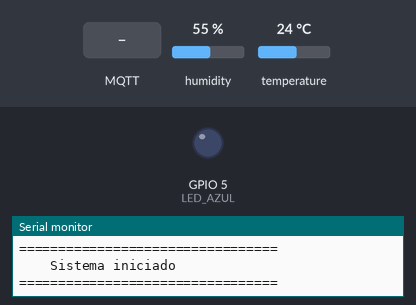
Bench run of a sketch on a simulated ESP32. Shown: output pins drawn as LEDs (lit = HIGH), the last lines printed to the serial monitor. The inputs (shaded band) are chosen by the test bench; at power-on: humidity 55 %, temperature 24 °C. WiFi joins after 1.5 s; servers stay silent unless stated; no MQTT or app messages arrive unless stated.

Above: at 3.7 s.
3.8 s: MQTT message "ON" arrives on the first subscribed topic
At 5.4 s:
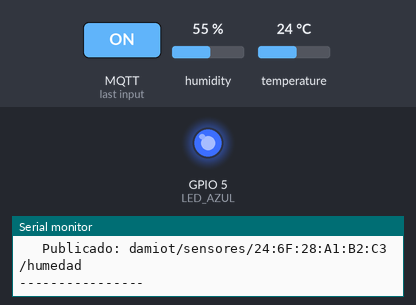
8.1 s: MQTT message "OFF" arrives on the first subscribed topic
At 8.7 s:
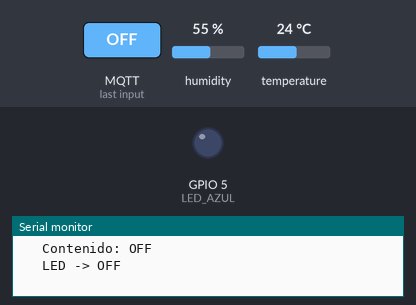
Timing chart, 0 to 11.1 s (numbered marks = the images above; inputs shaded):
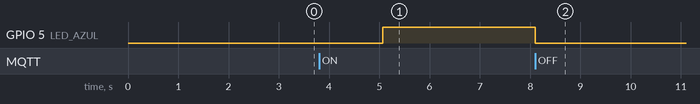

The sketch:

damiot-esp32.ino
```cpp
/**
 * DAMIOT - Sistema IoT Multiplataforma
 * Firmware ESP32 con DHT11 y control LED via MQTT
 *
 * Este es el firmware principal del ESP32-Salón, que forma parte
 * del proyecto DAMIOT (Desarrollo de Aplicaciones Multiplataforma IoT).
 *
 * Funcionalidades:
 *   - Lectura de temperatura y humedad (sensor DHT11)
 *   - Control remoto de LED azul via MQTT
 *   - Heartbeat con IP dinámica para monitoreo
 *   - Last Will & Testament (LWT) para detección de desconexión
 *   - Reconexión automática WiFi y MQTT
 *   - Topics MQTT con identificador MAC (soporte multi-dispositivo)
 *
 * Hardware:
 *   - ESP32 DevKitC WROOM-32D
 *   - DHT11 en GPIO4 (temperatura y humedad)
 *   - LED Azul en GPIO5
 *   - MAC: 7C:9E:BD:F1:DA:E4
 *
 * Comunicación:
 *   - WiFi: Red DAMIOT (192.168.8.x)
 *   - MQTT: Broker Mosquitto en 192.168.8.136:1883
 *   - Topics en español con MAC para identificación única
 *
 * Estructura de Topics MQTT:
 *   - Sensores: damiot/sensores/{MAC}/temperatura
 *   - Actuadores: damiot/actuadores/{MAC}/led_azul
 *   - Heartbeat: damiot/heartbeat/{MAC}
 *
 * Tiempos (sincronizados con backend):
 *   - Lectura sensores: cada 5 segundos
 *   - Heartbeat: cada 10 segundos
 *   - Backend verifica: cada 15 segundos
 *   - Umbral offline: 30 segundos sin heartbeat
 *
 * Optimizaciones v2.1:
 *   - Buffers estáticos para topics (sin String concatenation)
 *   - Eliminada fragmentación de heap
 *   - Memoria predecible y estable
 *
 * @author Emilio José Salmerón Arjona
 * @version 2.1
 *
 * IES Azarquiel - Toledo
 * CFGS Desarrollo de Aplicaciones Multiplataforma
 * Curso 2025/2026
 */

#include <WiFi.h>
#include <PubSubClient.h>
#include <DHT.h>
#include "config.h"

// ===== CLIENTES DE COMUNICACIÓN =====
WiFiClient wifiClient;          // Cliente WiFi para conexión de red
PubSubClient mqttClient(wifiClient);  // Cliente MQTT sobre WiFi

// ===== SENSOR DHT11 =====
DHT dht(DHTPIN, DHTTYPE);       // Sensor de temperatura y humedad

// ===== VARIABLES DE TIEMPO =====
// Usamos millis() para temporización no bloqueante
unsigned long ultimaLectura = 0;      // Última lectura de sensores
unsigned long ultimoHeartbeat = 0;    // Último heartbeat enviado

// ===== VARIABLES DE SENSORES =====
float temperatura = 0.0;        // Última temperatura leída
float humedad = 0.0;            // Última humedad leída

// ===== BUFFERS ESTÁTICOS PARA TOPICS MQTT =====
// Pre-construidos en setup() para evitar fragmentación del heap
char macAddress[18];                    // "AA:BB:CC:DD:EE:FF\0"
char topicHeartbeat[50];                // "damiot/heartbeat/{MAC}\0"
char topicLED[60];                      // "damiot/actuadores/{MAC}/led_azul\0"
char topicLEDEstado[70];                // "damiot/actuadores/{MAC}/led_azul/estado\0"
char topicTemperatura[60];              // "damiot/sensores/{MAC}/temperatura\0"
char topicHumedad[60];                  // "damiot/sensores/{MAC}/humedad\0"

// ===== BUFFERS AUXILIARES =====
char ipBuffer[16];                      // Buffer para IP como string
char valueBuffer[8];                    // Buffer para valores de sensores
char messageBuffer[32];                 // Buffer para mensajes recibidos


/**
 * Configuración inicial del sistema
 * Se ejecuta una sola vez al encender o reiniciar el ESP32
 */
void setup() {
  // Inicializar comunicación serie para debugging
  Serial.begin(115200);
  delay(1000);

  // Mostrar banner de inicio
  Serial.println("\n\n=================================");
  Serial.println("    DAMIOT - Sistema IoT v2.1");
  Serial.println("    ESP32-Salón");
  Serial.println("    IES Azarquiel - Toledo");
  Serial.println("=================================\n");

  // Configurar LED como salida y apagarlo
  pinMode(LED_AZUL, OUTPUT);
  digitalWrite(LED_AZUL, LOW);
  Serial.println("[OK] LED azul configurado (GPIO5)");

  // Inicializar sensor DHT11
  dht.begin();
  Serial.println("[OK] Sensor DHT11 inicializado (GPIO4)");

  // Conectar a red WiFi
  conectarWiFi();

  // Obtener y guardar dirección MAC en buffer estático
  String macStr = WiFi.macAddress();
  macStr.toCharArray(macAddress, sizeof(macAddress));
  Serial.print("[INFO] MAC del dispositivo: ");
  Serial.println(macAddress);

  // Construir topics MQTT una sola vez usando la MAC
  // Esto evita crear Strings en el heap durante la ejecución
  snprintf(topicHeartbeat, sizeof(topicHeartbeat), "damiot/heartbeat/%s", macAddress);
  snprintf(topicLED, sizeof(topicLED), "damiot/actuadores/%s/%s", macAddress, ACTUADOR_LED_AZUL);
  snprintf(topicLEDEstado, sizeof(topicLEDEstado), "damiot/actuadores/%s/%s/estado", macAddress, ACTUADOR_LED_AZUL);
  snprintf(topicTemperatura, sizeof(topicTemperatura), "damiot/sensores/%s/%s", macAddress, SENSOR_TEMPERATURA);
  snprintf(topicHumedad, sizeof(topicHumedad), "damiot/sensores/%s/%s", macAddress, SENSOR_HUMEDAD);

  Serial.println("[INFO] Topics MQTT construidos:");
  Serial.print("  Heartbeat: ");
  Serial.println(topicHeartbeat);
  Serial.print("  LED: ");
  Serial.println(topicLED);
  Serial.print("  Temperatura: ");
  Serial.println(topicTemperatura);
  Serial.print("  Humedad: ");
  Serial.println(topicHumedad);

  // Configurar cliente MQTT
  mqttClient.setServer(MQTT_SERVER, MQTT_PORT);
  mqttClient.setKeepAlive(MQTT_KEEP_ALIVE);  // Keep-alive de 10 segundos
  mqttClient.setCallback(callbackMQTT);

  Serial.println("\n=================================");
  Serial.println("    Sistema iniciado");
  Serial.println("=================================\n");
}


/**
 * Bucle principal del programa
 * Se ejecuta continuamente mientras el ESP32 esté encendido
 */
void loop() {
  // Verificar conexión WiFi
  if (WiFi.status() != WL_CONNECTED) {
    Serial.println("[!] WiFi desconectado. Reconectando...");
    conectarWiFi();
  }

  // Verificar conexión MQTT
  if (!mqttClient.connected()) {
    reconectarMQTT();
  }

  // Procesar mensajes MQTT entrantes
  mqttClient.loop();

  // Leer sensores cada INTERVALO_LECTURA (5 segundos)
  unsigned long tiempoActual = millis();
  if (tiempoActual - ultimaLectura >= INTERVALO_LECTURA) {
    leerYPublicarSensor();
    ultimaLectura = tiempoActual;
  }

  // Enviar heartbeat cada INTERVALO_HEARTBEAT (10 segundos)
  if (tiempoActual - ultimoHeartbeat >= INTERVALO_HEARTBEAT) {
    enviarHeartbeat();
    ultimoHeartbeat = tiempoActual;
  }
}


/**
 * Conecta el ESP32 a la red WiFi configurada
 *
 * Usa millis() para timeout no bloqueante.
 * Si falla después de 10 segundos, reinicia el ESP32.
 */
void conectarWiFi() {
  Serial.print("Conectando a WiFi: ");
  Serial.print(WIFI_SSID);
  Serial.print(" ");

  WiFi.begin(WIFI_SSID, WIFI_PASSWORD);

  // Esperar conexión con timeout no bloqueante
  unsigned long inicio = millis();
  while (WiFi.status() != WL_CONNECTED && (millis() - inicio) < 10000) {
    delay(500);
    Serial.print(".");
  }

  if (WiFi.status() == WL_CONNECTED) {
    Serial.println("\n[OK] WiFi conectado!");
    Serial.print("     IP: ");
    Serial.println(WiFi.localIP());
    Serial.print("     MAC: ");
    Serial.println(macAddress);
  } else {
    Serial.println("\n[ERROR] No se pudo conectar a WiFi");
    Serial.println("        Reiniciando en 5 segundos...");
    delay(5000);
    ESP.restart();
  }
}


/**
 * Reconecta al broker MQTT con Last Will & Testament (LWT)
 *
 * LWT: Si el ESP32 se desconecta abruptamente (corte de energía,
 * crash, etc.), el broker publicará automáticamente "offline"
 * en el topic de heartbeat, notificando al backend inmediatamente.
 *
 * Se suscribe al topic de actuadores con la MAC del dispositivo.
 */
void reconectarMQTT() {
  // Intentar reconectar sin bloquear indefinidamente
  static unsigned long ultimoIntento = 0;
  unsigned long tiempoActual = millis();

  if (tiempoActual - ultimoIntento < INTERVALO_RECONEXION) {
    return;  // No reintentar aún
  }

  ultimoIntento = tiempoActual;

  if (!mqttClient.connected()) {
    Serial.print("Conectando a MQTT: ");
    Serial.print(MQTT_SERVER);
    Serial.print(":");
    Serial.println(MQTT_PORT);

    // Mensaje LWT que se publicará si hay desconexión abrupta
    const char* lwtMessage = "offline";

    // Conectar con LWT configurado
    // Parámetros: clientId, willTopic, willQoS, willRetain, willMessage
    if (mqttClient.connect(MQTT_CLIENT_ID,
                          topicHeartbeat,   // Usa buffer estático
                          0,                // QoS 0 para LWT
                          true,             // Retain = true
                          lwtMessage)) {

      Serial.println("[OK] MQTT conectado con LWT!");
      Serial.print("     Client ID: ");
      Serial.println(MQTT_CLIENT_ID);
      Serial.print("     LWT topic: ");
      Serial.println(topicHeartbeat);

      // Suscribirse al topic del LED con QoS 1
      // QoS 1 garantiza entrega de comandos (idempotente)
      mqttClient.subscribe(topicLED, 1);
      Serial.print("     Suscrito a: ");
      Serial.println(topicLED);

      // Publicar estado ONLINE
      mqttClient.publish(TOPIC_STATUS, "ONLINE");

      // Enviar heartbeat inicial
      enviarHeartbeat();

    } else {
      Serial.print("[ERROR] Falló conexión MQTT, código: ");
      Serial.println(mqttClient.state());
      Serial.println("        Reintentando en 5 segundos...");
    }
  }
}


/**
 * Callback para mensajes MQTT entrantes
 *
 * Se ejecuta automáticamente cuando llega un mensaje
 * a un topic al que estamos suscritos.
 *
 * Valida que el mensaje sea para este dispositivo (verificando MAC en topic).
 *
 * @param topic Topic del mensaje recibido
 * @param payload Contenido del mensaje (bytes)
 * @param length Longitud del payload
 */
void callbackMQTT(char* topic, byte* payload, unsigned int length) {
  Serial.print("\n>> Mensaje en: ");
  Serial.println(topic);

  // Copiar payload a buffer (evita String)
  if (length >= sizeof(messageBuffer)) {
    length = sizeof(messageBuffer) - 1;  // Prevenir overflow
  }
  memcpy(messageBuffer, payload, length);
  messageBuffer[length] = '\0';  // Null terminator

  Serial.print("   Contenido: ");
  Serial.println(messageBuffer);

  // Verificar que el mensaje es para este dispositivo
  // Comparamos directamente con el buffer estático
  if (strcmp(topic, topicLED) == 0) {

    // Procesar comandos del LED
    if (strcmp(messageBuffer, "ON") == 0 || strcmp(messageBuffer, "1") == 0) {
      digitalWrite(LED_AZUL, HIGH);
      Serial.println("   LED -> ON");

      // Confirmar cambio al backend
      mqttClient.publish(topicLEDEstado, "ON");

    } else if (strcmp(messageBuffer, "OFF") == 0 || strcmp(messageBuffer, "0") == 0) {
      digitalWrite(LED_AZUL, LOW);
      Serial.println("   LED -> OFF");

      // Confirmar cambio al backend
      mqttClient.publish(topicLEDEstado, "OFF");
    }
  } else {
    Serial.println("   [!] Mensaje ignorado (no es para este dispositivo)");
  }
}


/**
 * Envía heartbeat con la IP actual del dispositivo
 *
 * El heartbeat indica al backend que el dispositivo está vivo.
 * Incluye la IP actual para que el backend la tenga actualizada
 * (útil en redes con DHCP donde la IP puede cambiar).
 *
 * Topic: damiot/heartbeat/{MAC}
 * Payload: IP actual (ej: "192.168.8.130")
 */
void enviarHeartbeat() {
  // Convertir IP a string usando buffer estático
  IPAddress ip = WiFi.localIP();
  snprintf(ipBuffer, sizeof(ipBuffer), "%d.%d.%d.%d", ip[0], ip[1], ip[2], ip[3]);

  // Publicar heartbeat usando buffers estáticos (QoS 0, no crítico)
  if (mqttClient.publish(topicHeartbeat, ipBuffer)) {
    Serial.print("[HB] ");
    Serial.print(topicHeartbeat);
    Serial.print(" -> ");
    Serial.println(ipBuffer);
  } else {
    Serial.println("[ERROR] Heartbeat fallido");
  }
}


/**
 * Lee los sensores y publica los datos via MQTT
 *
 * Lee temperatura y humedad del DHT11 y los publica
 * en sus respectivos topics MQTT con la MAC del dispositivo.
 *
 * Topics:
 *   - damiot/sensores/{MAC}/temperatura
 *   - damiot/sensores/{MAC}/humedad
 *
 * QoS 0: Telemetría frecuente, no crítico si se pierde un dato
 */
void leerYPublicarSensor() {
  // Leer sensor DHT11
  humedad = dht.readHumidity();
  temperatura = dht.readTemperature();

  // Verificar lecturas válidas
  if (isnan(humedad) || isnan(temperatura)) {
    Serial.println("[ERROR] Lectura DHT11 fallida");
    return;
  }

  // Mostrar en consola
  Serial.println("\n--- Sensores ---");
  Serial.print("Temperatura: ");
  Serial.print(temperatura);
  Serial.println(" °C");
  Serial.print("Humedad: ");
  Serial.print(humedad);
  Serial.println(" %");

  // Publicar temperatura usando buffer estático
  dtostrf(temperatura, 1, 2, valueBuffer);
  if (mqttClient.publish(topicTemperatura, valueBuffer)) {
    Serial.print("   Publicado: ");
    Serial.println(topicTemperatura);
  }

  // Publicar humedad usando buffer estático
  dtostrf(humedad, 1, 2, valueBuffer);
  if (mqttClient.publish(topicHumedad, valueBuffer)) {
    Serial.print("   Publicado: ");
    Serial.println(topicHumedad);
  }

  Serial.println("----------------\n");
}
```

config.h
```cpp
/**
 * Archivo de configuración - DAMIOT ESP32
 *
 * Centraliza todas las constantes y configuraciones del ESP32.
 *
 * @author Emilio José Salmerón Arjona
 * @version 2.0
 *
 * IES Azarquiel - Toledo
 * CFGS Desarrollo de Aplicaciones Multiplataforma
 * Curso 2025/2026
 */

#ifndef CONFIG_H
#define CONFIG_H

// ===== CONFIGURACIÓN WIFI =====
// Red IoT dedicada al proyecto (Router GLi.Net Mango)
const char* WIFI_SSID = "DAMIOT";
const char* WIFI_PASSWORD = "12345678";

// ===== CONFIGURACIÓN MQTT =====
// Broker Mosquitto ejecutándose en el PC del backend
const char* MQTT_SERVER = "192.168.8.136";
const int MQTT_PORT = 1883;
const char* MQTT_CLIENT_ID = "ESP32-Salon";

// ===== TOPICS MQTT BASE (en español) =====
// NOTA: Los topics reales incluirán la MAC del dispositivo dinámicamente
// Formato: damiot/{categoria}/{MAC}/{sensor/actuador}
// Ejemplo: damiot/sensores/7C:9E:BD:F1:DA:E4/temperatura

// Bases de topics para sensores
const char* TOPIC_BASE_SENSORES = "damiot/sensores/";
const char* SENSOR_TEMPERATURA = "temperatura";
const char* SENSOR_HUMEDAD = "humedad";

// Bases de topics para actuadores
const char* TOPIC_BASE_ACTUADORES = "damiot/actuadores/";
const char* ACTUADOR_LED_AZUL = "led_azul";

// Sufijo para confirmación de estado
const char* SUFIJO_ESTADO = "/estado";

// Topic de estado general del dispositivo
const char* TOPIC_STATUS = "damiot/dispositivo/estado";

// ===== CONFIGURACIÓN SENSORES =====
// DHT11: Sensor de temperatura y humedad
#define DHTPIN 4        // GPIO4 - Conexión al pin DATA del DHT11
#define DHTTYPE DHT11   // Tipo de sensor (DHT11, no DHT22)

// ===== CONFIGURACIÓN ACTUADORES =====
// LED azul para pruebas de control remoto
#define LED_AZUL 5      // GPIO5 - LED azul

// ===== INTERVALOS DE TIEMPO (milisegundos) =====
// Valores optimizados para demo (detección rápida de desconexión)
// - Keep-alive MQTT: 10 segundos
// - Timeout broker: ~15 segundos (1.5x keep-alive)
// - Backend verifica inactividad cada 15 segundos
// - Backend marca offline después de 30 segundos sin heartbeat
const unsigned long INTERVALO_LECTURA = 5000;      // Leer sensor cada 5 segundos
const unsigned long INTERVALO_HEARTBEAT = 10000;   // Heartbeat cada 10 segundos
const unsigned long INTERVALO_RECONEXION = 5000;   // Reintentar conexión cada 5 segundos

// ===== CONFIGURACIÓN MQTT AVANZADA =====
// Keep-alive en segundos (PubSubClient)
// El broker declara al cliente muerto tras 1.5x este valor sin respuesta
const int MQTT_KEEP_ALIVE = 10;  // 10 segundos -> timeout ~15s

#endif
```

Measured:
- after the input at 3.8 s, GPIO 5 (LED_AZUL): LOW → HIGH after 1.3 s
- after the input at 8.1 s, GPIO 5 (LED_AZUL): HIGH → LOW at once
